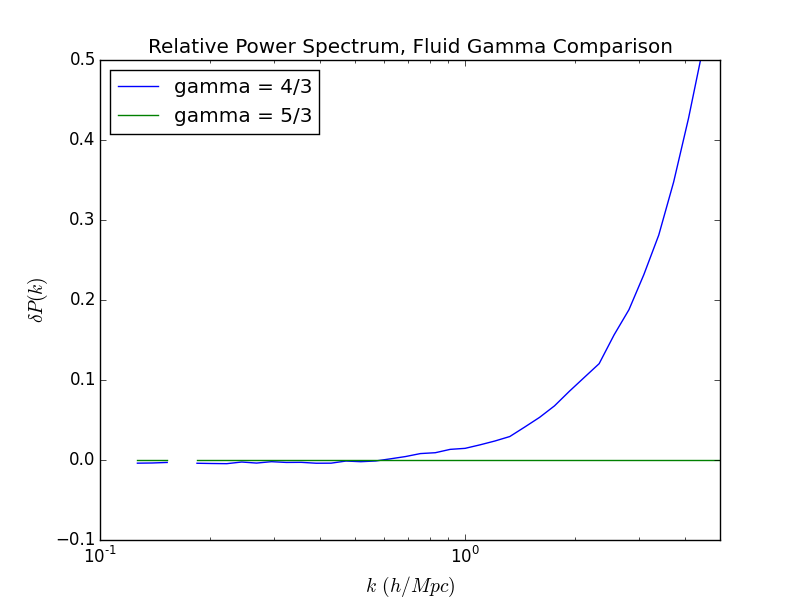

Source code (Python):
import os
import re
import numpy as np
import matplotlib.pyplot as plt

result_dir = '../../results/'

base = 'fluid_b100_n1024_t0.005_h2_z50.out'
filenames = ['fluid_b100_n1024_t0.005_gamma43.out', 'fluid_b100_n1024_t0.005_h2_z50.out']

kvalues_base, ps_base = np.loadtxt(result_dir+base, unpack=True)

for filename in filenames:
	kvalues, ps = np.loadtxt(result_dir+filename, unpack=True)
	ps = (ps - ps_base)/ps_base

	style = '-'
	label = 'gamma = 4/3' if 'gamma43' in filename else 'gamma = 5/3'
	plt.semilogx(kvalues, ps, style, label=label)

plt.xlim([1e-1,1e1])
plt.xlabel('$k \, (h/Mpc)$', fontsize=14)
plt.ylabel('$\delta P(k)$', fontsize=14)
plt.title('Relative Power Spectrum, Fluid Gamma Comparison')
plt.legend(numpoints=1, loc='best')
plt.savefig('gamma_fluid.png')

plt.show()